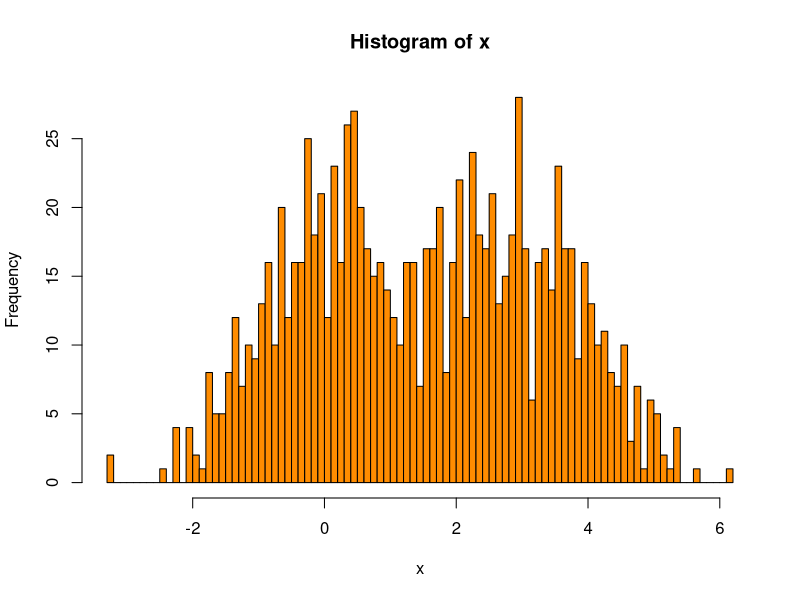
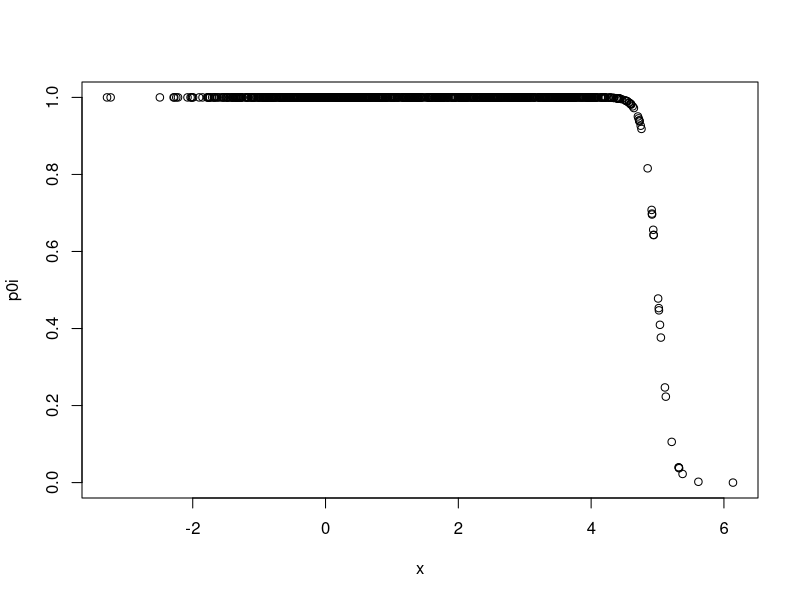
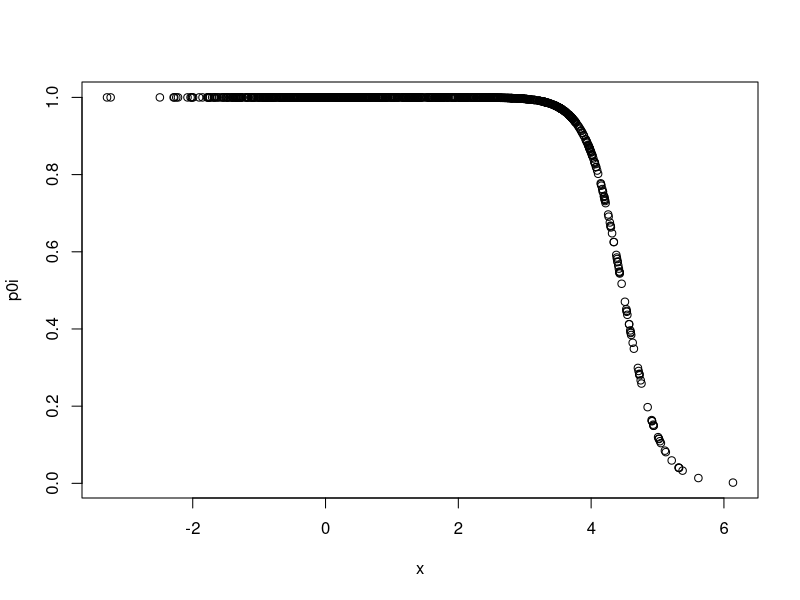
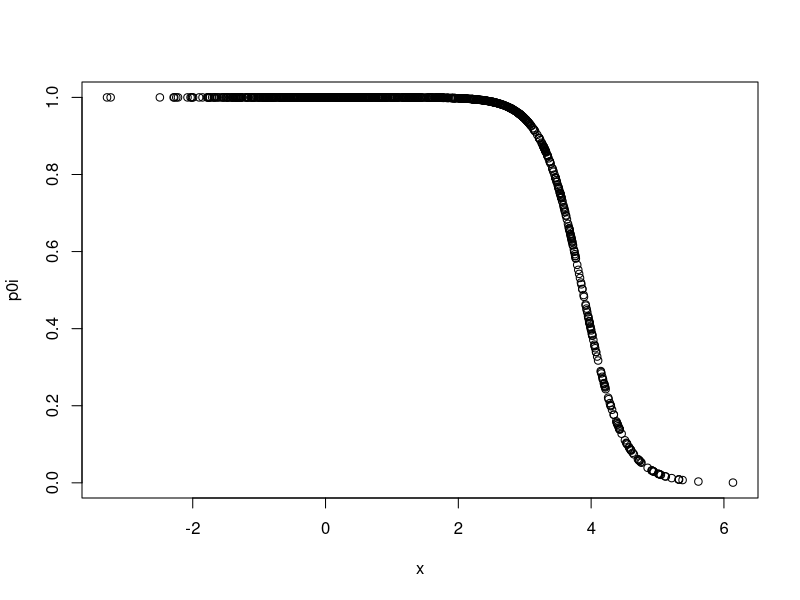
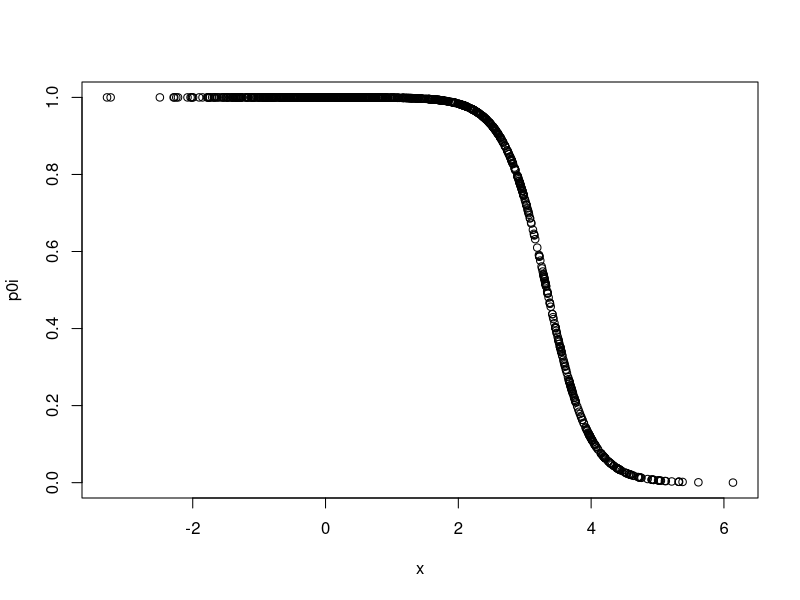
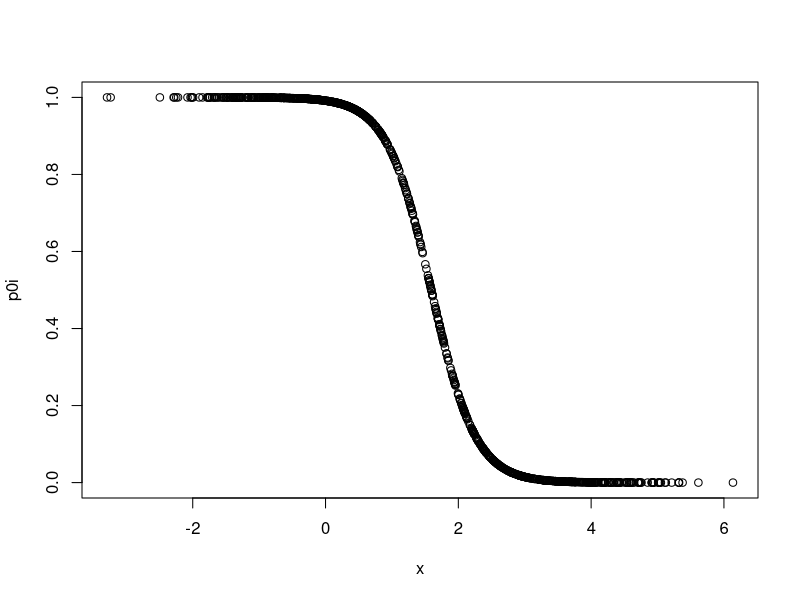

The R script that drew these images, in order:
## ---- chunk 1
rm(list=ls())
tropical=  c('darkorange', 'dodgerblue', 'hotpink', 'limegreen', 'yellow')
palette(tropical)
## ---- chunk 2
## see ch. 10 Hooks of Xie's knitr book
library(knitr)
knit_hooks$set(setPch = function(before, options, envir) {
  if(before) par(pch = 19)
})
opts_chunk$set(setPch = TRUE)
## ---- chunk 3
knitr::opts_chunk$set(fig.width=5, fig.height=5, size="footnotesize",
                      warning=FALSE, message=FALSE)
knitr::knit_hooks$set(small.mar = function(before, options, envir) {
  if (before) graphics::par(mar = c(5,5,1.5,1))
})
## ---- chunk 4
set.seed(1235)
realz = rep(c(0,3),each=500)
x = rnorm(1000,mean=realz)
hist(x,col=1,breaks=100)
## ---- chunk 5
mu0 = 0
mu1 = 10
p0mean = 0.5
m = length(x)
## ---- chunk 6
p0i = p0mean*dnorm(x,mean=mu0)/(p0mean*dnorm(x,mean=mu0) + (1-p0mean)*dnorm(x,mean=mu1))
plot(x,p0i)
## ---- chunk 7
p0mean = mean(p0i)
p0mean
mu0 = sum(x*p0i)/sum(p0i)
mu0
mu1 = sum(x*(1-p0i))/(m-sum(p0i))
mu1
## ---- chunk 8

# estep
p0i = p0mean*dnorm(x,mean=mu0)/(p0mean*dnorm(x,mean=mu0) + (1-p0mean)*dnorm(x,mean=mu1))
plot(x,p0i)

# mstep
p0mean = mean(p0i)
p0mean
mu0 = sum(x*p0i)/sum(p0i)
mu0
mu1 = sum(x*(1-p0i))/(m-sum(p0i))
mu1
## ---- chunk 9

# estep
p0i = p0mean*dnorm(x,mean=mu0)/(p0mean*dnorm(x,mean=mu0) + (1-p0mean)*dnorm(x,mean=mu1))
plot(x,p0i)

# mstep
p0mean = mean(p0i)
p0mean
mu0 = sum(x*p0i)/sum(p0i)
mu0
mu1 = sum(x*(1-p0i))/(m-sum(p0i))
mu1
## ---- chunk 10

# estep
p0i = p0mean*dnorm(x,mean=mu0)/(p0mean*dnorm(x,mean=mu0) + (1-p0mean)*dnorm(x,mean=mu1))
plot(x,p0i)

# mstep
p0mean = mean(p0i)
p0mean
mu0 = sum(x*p0i)/sum(p0i)
mu0
mu1 = sum(x*(1-p0i))/(m-sum(p0i))
mu1
## ---- chunk 11
for(i in 1:10){
  # estep
p0i = p0mean*dnorm(x,mean=mu0)/(p0mean*dnorm(x,mean=mu0) + (1-p0mean)*dnorm(x,mean=mu1))
# mstep
p0mean = mean(p0i)
mu0 = sum(x*p0i)/sum(p0i)
mu1 = sum(x*(1-p0i))/(m-sum(p0i))
}

plot(x,p0i)
mu0
mu1
p0mean
